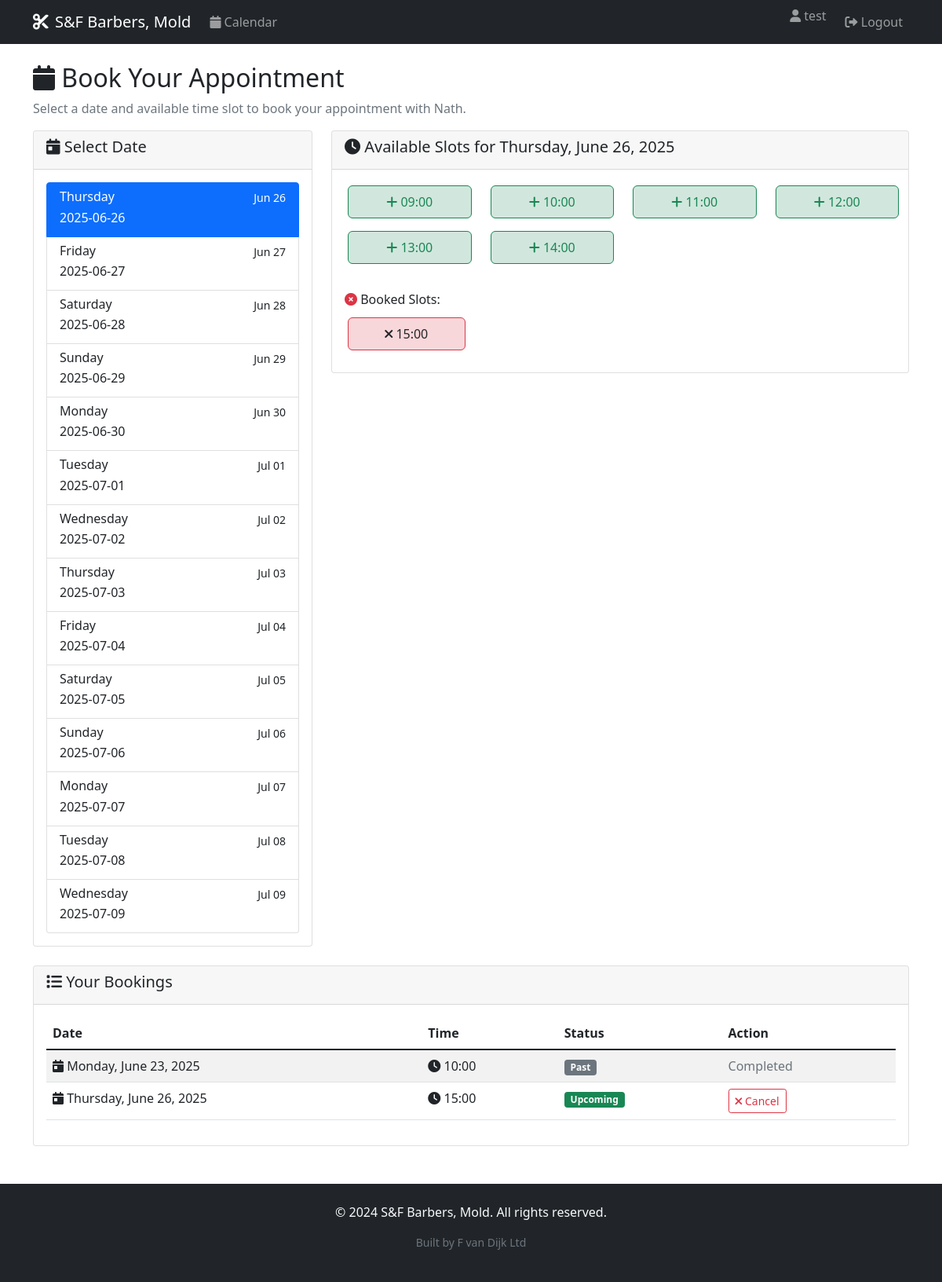
The app's page /calendar (signed in), older data.
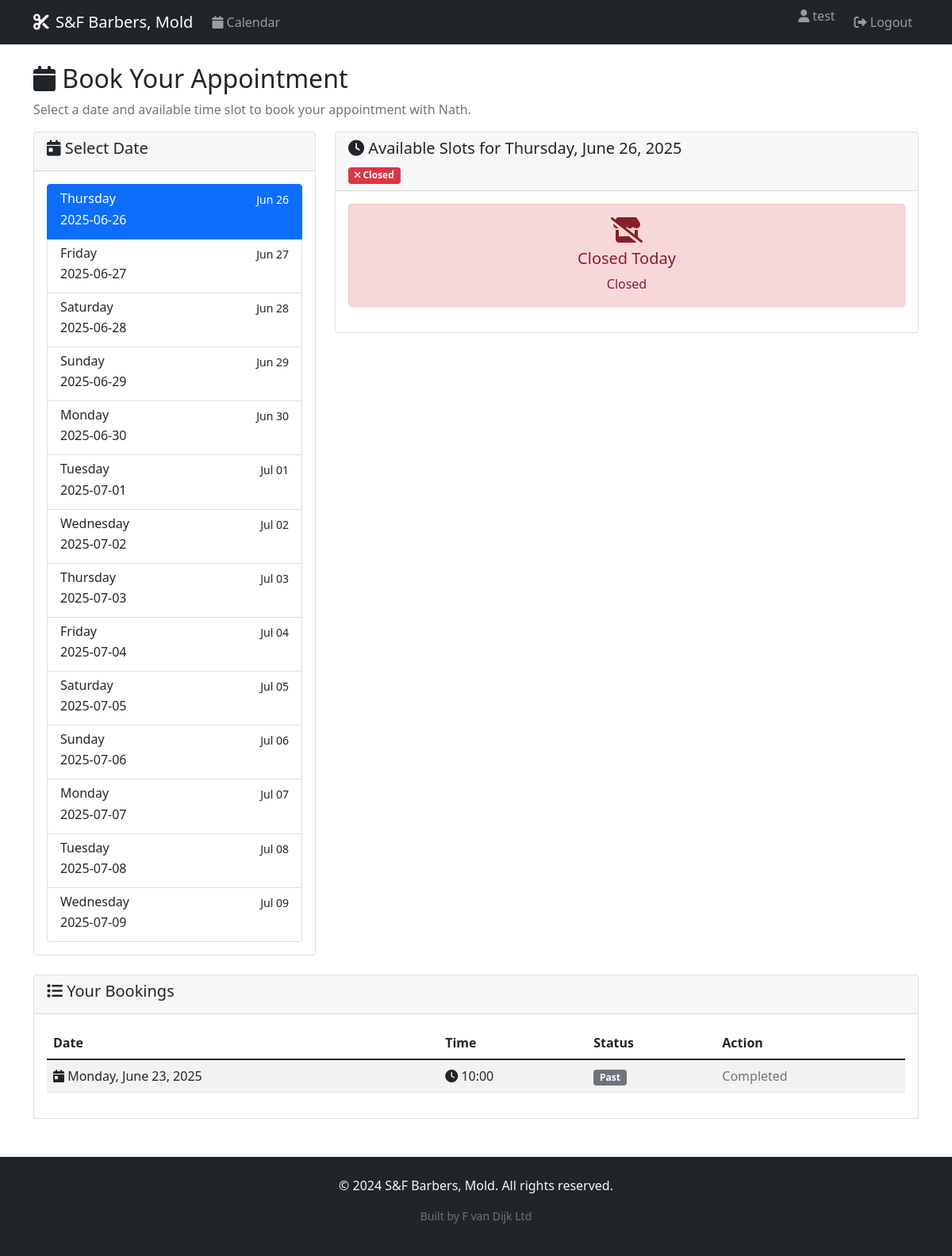
The same page, newer data.
### app.py (models this page shows)
class Booking(db.Model):
    id = db.Column(db.Integer, primary_key=True)
    user_id = db.Column(db.Integer, db.ForeignKey('user.id'), nullable=True)  # Nullable for guest bookings
    date = db.Column(db.Date, nullable=False)
    time_slot = db.Column(db.String(10), nullable=False)  # e.g., "09:00"
    guest_name = db.Column(db.String(100))  # For non-registered customers
    guest_phone = db.Column(db.String(20))  # For non-registered customers
    guest_email = db.Column(db.String(120))  # For non-registered customers
    admin_note = db.Column(db.String(200))  # Admin's private note
    is_guest_booking = db.Column(db.Boolean, default=False)
    created_at = db.Column(db.DateTime, default=datetime.utcnow)

### app.py (the view)
    def decorated_function(*args, **kwargs):
        if 'user_id' not in session:
            flash('Please log in to access this page.', 'warning')
            return redirect(url_for('login'))
        return f(*args, **kwargs)

### app.py (called while the page is built, shortened)
def get_available_slots(selected_date=None):
    if selected_date is None:
        selected_date = date.today()
    override = ScheduleOverride.query.filter_by(date=selected_date).first()
    if override:
        if not override.is_open:
            return []
        opening_hour = int(override.opening_time.split(':')[0])
        closing_hour = int(override.closing_time.split(':')[0])
    else:
        opening_hour = 9
        closing_hour = 16
    slots = []
    for hour in range(opening_hour, closing_hour):
        slots.append(f"{hour:02d}:00")
    return slots

def get_schedule_info(selected_date):
    override = ScheduleOverride.query.filter_by(date=selected_date).first()
    if override:
        if not override.is_open:
            return {
                'is_open': False,
                'hours': None,
                'note': override.note or 'Closed',
                'is_custom': True
            }
    else:
        return {
            'is_open': True,
            'hours': '09:00 - 16:00',
            'note': None,
            'is_custom': False
        }

def get_booked_slots(selected_date):
    bookings = Booking.query.filter_by(date=selected_date).all()
    return [booking.time_slot for booking in bookings]

def is_admin():
    return session.get('is_admin', False)

def login_required(f):
    def decorated_function(*args, **kwargs):
        if 'user_id' not in session:
            flash('Please log in to access this page.', 'warning')
            return redirect(url_for('login'))
        return f(*args, **kwargs)
    decorated_function.__name__ = f.__name__
    return decorated_function

### templates/calendar.html (shortened to what this page needs)
{% extends "base.html" %}
{% block content %}
<div class="row">
    <div class="col-12">
        <h2><i class="fas fa-calendar"></i> Book Your Appointment</h2>
        <p class="text-muted">Select a date and available time slot to book your appointment with Nath.</p>
    </div>
</div>
<div class="row">
    <div class="col-md-4">
        <div class="card">
            <div class="card-header">
                <h5><i class="fas fa-calendar-day"></i> Select Date</h5>
            </div>
            <div class="card-body">
                <div class="list-group">
                    {% for date in dates %}
                        <a href="{{ url_for('calendar', date=date.strftime('%Y-%m-%d')) }}"
                           class="list-group-item list-group-item-action {{ 'active' if date == selected_date else '' }}">
                            <div class="d-flex w-100 justify-content-between">
                                <h6 class="mb-1">{{ date.strftime('%A') }}</h6>
                                <small>{{ date.strftime('%b %d') }}</small>
                            </div>
                            <p class="mb-1">{{ date.strftime('%Y-%m-%d') }}</p>
                        </a>
                    {% endfor %}
                </div>
            </div>
        </div>
    </div>
    <div class="col-md-8">
        <div class="card">
            <div class="card-header">
                <h5><i class="fas fa-clock"></i> Available Slots for {{ selected_date.strftime('%A, %B %d, %Y') }}</h5>
                {% if schedule_info.is_custom %}
                    <div class="mt-2">
                        {% if schedule_info.is_open %}
                            <span class="badge bg-info">
                                <i class="fas fa-clock"></i> Custom Hours: {{ schedule_info.hours }}
                            </span>
                            {% if schedule_info.note %}
                                <span class="badge bg-warning ms-1">{{ schedule_info.note }}</span>
                            {% endif %}
                        {% else %}
                            <span class="badge bg-danger">
                                <i class="fas fa-times"></i> {{ schedule_info.note }}
                            </span>
                        {% endif %}
                    </div>
                {% endif %}
            </div>
            <div class="card-body">
                {% if not schedule_info.is_open %}
                    <div class="alert alert-danger text-center">
                        <i class="fas fa-store-slash fa-2x mb-2"></i>
                        <h5>Closed Today</h5>
                        <p class="mb-0">{{ schedule_info.note }}</p>
                    </div>
                {% elif available_slots %}
                    <div class="row">
                        {% for slot in available_slots %}
                            <div class="col-md-3 col-sm-4 col-6 mb-2">
                                {% if session.is_admin %}
                                    <a href="{{ url_for('admin_book_slot', date=selected_date.strftime('%Y-%m-%d'), time_slot=slot) }}"
                                       class="btn btn-outline-primary w-100 booking-slot available">
                                        <i class="fas fa-user-plus"></i> {{ slot }}
                                    </a>
                                {% else %}
                                    <form method="POST" action="{{ url_for('book') }}" style="display: inline;">
                                        <button type="submit" class="btn btn-outline-success w-100 booking-slot available">
                                            <i class="fas fa-plus"></i> {{ slot }}
                                        </button>
                                    </form>
                                {% endif %}
                            </div>
                        {% endfor %}
                    </div>
                {% else %}
                    <div class="alert alert-warning">
                        <i class="fas fa-exclamation-triangle"></i> No available slots for this date.
                    </div>
                {% endif %}
                {% if booked_slots %}
                    <h6 class="mt-4"><i class="fas fa-times-circle text-danger"></i> Booked Slots:</h6>
                    <div class="row">
                        {% for slot in booked_slots %}
                            <div class="col-md-3 col-sm-4 col-6 mb-2">
                                <div class="booking-slot booked">
                                    <i class="fas fa-times"></i> {{ slot }}
                                </div>
                            </div>
                        {% endfor %}
                    </div>
                {% endif %}
            </div>
        </div>
    </div>
</div>
{% if not session.is_admin and user_bookings %}
<div class="row mt-4">
    <div class="col-12">
        <div class="card">
            <div class="card-header">
                <h5><i class="fas fa-list"></i> Your Bookings</h5>
            </div>
            <div class="card-body">
                <div class="table-responsive">
                    <table class="table table-striped">
                        <thead>
                            <tr>
                                <th>Date</th>
                                <th>Time</th>
                                <th>Status</th>
                                <th>Action</th>
                            </tr>
                        </thead>
                        <tbody>
                            {% for booking in user_bookings %}
                                <tr>
                                    <td>
                                        <i class="fas fa-calendar-day"></i>
                                        {{ booking.date.strftime('%A, %B %d, %Y') }}
                                    </td>
                                    <td>
                                        <i class="fas fa-clock"></i> {{ booking.time_slot }}
                                    </td>
                                    <td>
                                        {% if booking.date >= selected_date %}
                                            <span class="badge bg-success">Upcoming</span>
                                        {% else %}
                                            <span class="badge bg-secondary">Past</span>
                                        {% endif %}
                                    </td>
                                    <td>
                                        {% if booking.date >= selected_date %}
                                            <form method="POST" action="{{ url_for('cancel') }}" style="display: inline;">
                                                <button type="submit" class="btn btn-sm btn-outline-danger"
                                                        onclick="return confirm('Are you sure you want to cancel this booking?')">
                                                    <i class="fas fa-times"></i> Cancel
                                                </button>
                                            </form>
                                        {% else %}
                                            <span class="text-muted">Completed</span>
                                        {% endif %}
                                    </td>
                                </tr>
                            {% endfor %}
                        </tbody>
                    </table>
                </div>
            </div>
        </div>
    </div>
</div>
{% endif %}
{% endblock %}

### templates/base.html (shortened to what this page needs)
<!DOCTYPE html>
<html lang="en">
<head>
    <link href="https://cdn.jsdelivr.net/npm/bootstrap@5.1.3/dist/css/bootstrap.min.css" rel="stylesheet">
    <link href="https://cdnjs.cloudflare.com/ajax/libs/font-awesome/6.0.0/css/all.min.css" rel="stylesheet">
</head>
<body>
    <nav class="navbar navbar-expand-lg navbar-dark bg-dark">
        <div class="container">
            <a class="navbar-brand" href="{{ url_for('index') }}">
                <i class="fas fa-cut"></i>S&F Barbers, Mold
            </a>
            <div class="collapse navbar-collapse" id="navbarNav">
                <ul class="navbar-nav me-auto">
                    {% if session.user_id %}
                        <li class="nav-item">
                            <a class="nav-link" href="{{ url_for('calendar') }}">
                                <i class="fas fa-calendar"></i> Calendar
                            </a>
                        </li>
                    {% endif %}
                </ul>
                <ul class="navbar-nav">
                    {% if session.user_id %}
                        <li class="nav-item">
                            <span class="navbar-text me-3">
                                <i class="fas fa-user"></i> {{ session.username }}
                            </span>
                        </li>
                        <li class="nav-item">
                            <a class="nav-link" href="{{ url_for('logout') }}">
                                <i class="fas fa-sign-out-alt"></i> Logout
                            </a>
                        </li>
                    {% endif %}
                </ul>
            </div>
        </div>
    </nav>
    <main class="container mt-4">
        {% block content %}{% endblock %}
    </main>
    <footer class="bg-dark text-light mt-5 py-4">
        <div class="container text-center">
            <p>&copy; 2024 S&F Barbers, Mold. All rights reserved.</p>
            <p class="mt-2 text-muted small">
                Built by <a href="https://felixvandijk.dev/business.html" target="_blank" class="text-muted text-decoration-none">F van Dijk Ltd</a>
            </p>
        </div>
    </footer>
</body>
</html>

### templates/base.html (style rules this page uses)
.navbar-brand i { margin-right: 0.5rem; }

Row changes from the older to the newer data that the page shows:
removed Booking: time_slot "15:00", date "Thursday, June 26, 2025", shows "Upcoming"
Text that changed along with them:
{{ schedule_info.note }}: (not shown) → "Closed"
text no longer shown: "Booked Slots:"
text now shown: "Closed Today"
list line gone: "09:00"
list line gone: "10:00"
list line gone: "11:00"
list line gone: "12:00"
list line gone: "13:00"
list line gone: "14:00"
